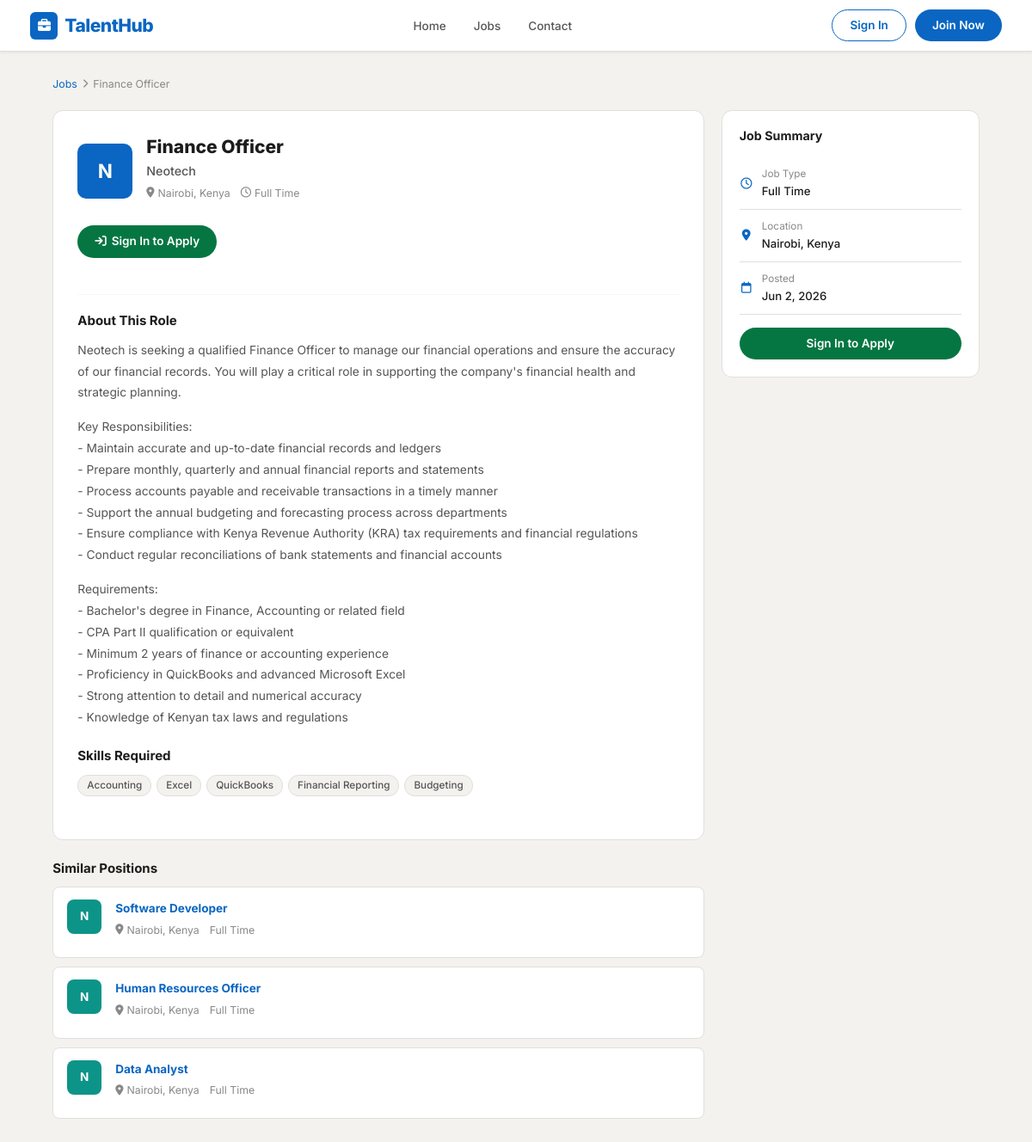
Screenshot of /jobs/12/ with the database file from the repository.
### job_seeker/models.py (models this page shows, shortened)
class Job(models.Model):
    staff = models.ForeignKey(User, related_name='jobs', on_delete=models.CASCADE, null=True)
    title = models.CharField(max_length=255)
    company = models.CharField(max_length=200, null=True, blank=True)
    location = models.CharField(max_length=255)
    description = models.TextField()
    skills_req = models.CharField(max_length=500, null=True, blank=True)
    job_type = models.CharField(max_length=30, choices=JOB_TYPES, default='Full Time', null=True)
    link = models.URLField(null=True, blank=True)
    salary = models.CharField(max_length=100, null=True, blank=True)
    slug = AutoSlugField(populate_from='title', unique=True, null=True)
    date_posted = models.DateTimeField(default=timezone.now)
    deadline = models.DateField(null=True, blank=True)
    def get_skills_list(self):
        if self.skills_req:
            return [s.strip() for s in self.skills_req.split(',') if s.strip()]
        return []

### job_seeker/views.py (the view)
# urls.py: path('jobs/<int:job_id>/', views.job_details, name='job-details'),
def job_details(request, job_id):
    job = get_object_or_404(Job, id=job_id)
    already_applied = False
    is_saved = False
    if request.user.is_authenticated:
        if request.user.user_type == User.APPLICANT:
            already_applied = Application.objects.filter(
                applicant__user=request.user, job=job
            ).exists()
            is_saved = SavedJobs.objects.filter(user=request.user, job=job).exists()
    similar_jobs = Job.objects.filter(job_type=job.job_type).exclude(id=job_id).order_by('-date_posted')[:3]
    applications = None
    if request.user.is_authenticated and request.user.user_type == User.STAFF:
        applications = Application.objects.filter(job=job).select_related('applicant__user')
    context = {
        'job': job,
        'already_applied': already_applied,
        'is_saved': is_saved,
        'similar_jobs': similar_jobs,
        'applications': applications,
        'skills_list': job.get_skills_list(),
    }
    return render(request, 'jobseeker/job_detail.html', context)

### templates/jobseeker/job_detail.html (shortened to what this page needs)
{% extends 'base.html' %}
{% block body %}
<div class="container" style="max-width:1100px;padding-top:28px;padding-bottom:40px;">
  <div class="th-breadcrumb">
    <a href="{% url 'posted-jobs' %}">Jobs</a>
    <i class="fa-solid fa-chevron-right"></i>
    <span>{{ job.title }}</span>
  </div>
  <div class="job-detail-grid">
    <div>
      <div class="job-detail-main">
        <div class="job-detail-header">
          <div class="job-detail-avatar av-blue">{{ job.company|first|upper|default:"N" }}</div>
          <div>
            <h1 class="job-detail-title">{{ job.title }}</h1>
            <div style="font-size:.95rem;color:var(--text-med);font-weight:500;">{{ job.company|default:"Neotech" }}</div>
            <div class="job-meta mt-1">
              <span><i class="fa-solid fa-location-dot"></i> {{ job.location }}</span>
              <span><i class="fa-regular fa-clock"></i> {{ job.job_type }}</span>
            </div>
          </div>
        </div>
        {% if user.is_authenticated and user.user_type == 'applicant' %}
          {% if already_applied %}
          <div class="th-alert th-alert-success mb-4">
            <i class="fa-solid fa-circle-check"></i>
            <span>You have already applied for this position.</span>
          </div>
          {% elif job.link %}
          <a href="{{ job.link }}" target="_blank" class="btn-success-th mb-4">
            <i class="fa-solid fa-arrow-up-right-from-square"></i> Apply on Company Website
          </a>
          {% else %}
          <a href="{% url 'apply-job' job.id %}" class="btn-success-th mb-4">
            <i class="fa-solid fa-paper-plane"></i> Apply Now
          </a>
          {% endif %}
        {% elif not user.is_authenticated %}
        <a href="{% url 'login' %}" class="btn-success-th mb-4">
          <i class="fa-solid fa-arrow-right-to-bracket"></i> Sign In to Apply
        </a>
        {% endif %}
        <hr class="divider">
        <div class="mb-4">
          <h3 style="font-size:1rem;font-weight:700;margin-bottom:12px;">About This Role</h3>
          <div style="font-size:.92rem;line-height:1.8;color:var(--text-med);">{{ job.description|linebreaks }}</div>
        </div>
        {% if skills_list %}
        <div class="mb-4">
          <h3 style="font-size:1rem;font-weight:700;margin-bottom:12px;">Skills Required</h3>
          <div class="job-skills">
            {% for skill in skills_list %}
            <span class="skill-tag">{{ skill }}</span>
            {% endfor %}
          </div>
        </div>
        {% endif %}
      </div>
      {% if similar_jobs %}
      <div class="mt-4">
        <h3 style="font-size:1rem;font-weight:700;margin-bottom:12px;">Similar Positions</h3>
        <div style="display:flex;flex-direction:column;gap:10px;">
          {% for sjob in similar_jobs %}
          <div class="job-card" style="padding:14px 16px;">
            <div class="job-company-avatar av-teal" style="width:40px;height:40px;font-size:.9rem;">{{ sjob.company|first|upper|default:"N" }}</div>
            <div class="job-body">
              <a href="{% url 'job-details' sjob.id %}" class="job-title" style="font-size:.9rem;">{{ sjob.title }}</a>
              <div class="job-meta"><span><i class="fa-solid fa-location-dot"></i> {{ sjob.location }}</span><span>{{ sjob.job_type }}</span></div>
            </div>
          </div>
          {% endfor %}
        </div>
      </div>
      {% endif %}
    </div>
    <div>
      <div class="job-detail-sidebar-card">
        <h3 style="font-size:.95rem;font-weight:700;margin-bottom:16px;">Job Summary</h3>
        <div class="job-summary-row"><i class="fa-regular fa-clock"></i><div><span class="label">Job Type</span><span class="value">{{ job.job_type }}</span></div></div>
        <div class="job-summary-row"><i class="fa-solid fa-location-dot"></i><div><span class="label">Location</span><span class="value">{{ job.location }}</span></div></div>
        <div class="job-summary-row"><i class="fa-regular fa-calendar"></i><div><span class="label">Posted</span><span class="value">{{ job.date_posted|date:"M j, Y" }}</span></div></div>
        {% if user.is_authenticated and user.user_type == 'applicant' %}
        <div class="mt-4">
          {% if already_applied %}
          <span class="badge-status badge-shortlisted" style="display:flex;width:100%;justify-content:center;padding:10px;"><i class="fa-solid fa-check me-1"></i>Already Applied</span>
          {% elif job.link %}
          <a href="{{ job.link }}" target="_blank" class="btn-success-th w-100 justify-content-center" style="display:flex;">Apply Externally</a>
          {% else %}
          <a href="{% url 'apply-job' job.id %}" class="btn-success-th w-100 justify-content-center" style="display:flex;"><i class="fa-solid fa-paper-plane me-2"></i>Apply Now</a>
          {% endif %}
          <form action="{% url 'save-job' job.slug %}?next={{ request.path }}" method="post" class="mt-2">
            {% csrf_token %}
            <button type="submit" class="save-btn w-100 justify-content-center" style="display:flex;{% if is_saved %}border-color:var(--primary);color:var(--primary);background:var(--primary-lt);{% endif %}">
              <i class="fa-{% if is_saved %}solid{% else %}regular{% endif %} fa-bookmark me-1"></i>{% if is_saved %}Saved{% else %}Save Job{% endif %}
            </button>
          </form>
        </div>
        {% elif not user.is_authenticated %}
        <a href="{% url 'login' %}?next={{ request.path }}" class="btn-success-th mt-3 w-100 justify-content-center" style="display:flex;">Sign In to Apply</a>
        {% endif %}
      </div>
    </div>
  </div>
</div>
{% endblock %}

### static/css/main.css (style rules this page uses)
:root { --primary: #0A66C2; --primary-dk: #084d93; --primary-lt: #e8f1fb; --success: #057642; --success-lt: #e8f4ed; --danger: #CC1016; --danger-lt: #fdf0f0; --warning: #E7A33E; --warning-lt: #fef7ec; --info: #0891b2; --info-lt: #e0f2f7; --bg: #F3F2EE; --white: #FFFFFF; --sidebar-bg: #FFFFFF; --sidebar-border: #E0DFDC; --text-dark: #1C1C1C; --text-med: #555555; --text-light: #888888; --border: #E0DFDC; --radius: 8px; --radius-lg: 12px; --radius-xl: 16px; --shadow-sm: 0 1px 3px rgba(0,0,0,.08); --shadow: 0 2px 8px rgba(0,0,0,.10); --shadow-lg: 0 8px 24px rgba(0,0,0,.12); --transition: all .2s ease; }
*, *::before, *::after { box-sizing: border-box; margin: 0; padding: 0; }
html, body { font-family: 'Inter', system-ui, -apple-system, sans-serif; font-size: 15px; line-height: 1.6; color: var(--text-med); background-color: var(--bg); scroll-behavior: smooth; }
h1, h2, h3, h4, h5, h6 { font-weight: 700; color: var(--text-dark); line-height: 1.3; }
a { color: var(--primary); text-decoration: none; transition: var(--transition); }
.btn-success-th { background: var(--success); color: var(--white) !important; border: none; padding: 8px 20px; border-radius: 20px; font-weight: 600; font-size: 0.9rem; cursor: pointer; display: inline-flex; align-items: center; gap: 6px; transition: var(--transition); }
.job-card { background: var(--white); border: 1px solid var(--border); border-radius: var(--radius); padding: 20px; display: flex; gap: 16px; align-items: flex-start; transition: var(--transition); position: relative; }
.job-company-avatar { width: 48px; height: 48px; border-radius: 8px; display: flex; align-items: center; justify-content: center; font-weight: 700; font-size: 1.2rem; color: white; flex-shrink: 0; text-transform: uppercase; }
.job-body { flex: 1; min-width: 0; }
.job-title { font-size: 1rem; font-weight: 700; color: var(--primary); margin-bottom: 4px; display: block; }
.job-meta { display: flex; flex-wrap: wrap; gap: 12px; font-size: 0.82rem; color: var(--text-light); margin-bottom: 8px; }
.job-meta span { display: flex; align-items: center; gap: 4px; }
.job-skills { display: flex; flex-wrap: wrap; gap: 6px; margin-bottom: 10px; }
.skill-tag { display: inline-block; padding: 2px 10px; background: var(--bg); border: 1px solid var(--border); border-radius: 12px; font-size: 0.78rem; color: var(--text-med); font-weight: 500; }
.job-detail-grid { display: grid; grid-template-columns: 1fr 300px; gap: 20px; align-items: start; }
.job-detail-main { background: var(--white); border: 1px solid var(--border); border-radius: var(--radius-lg); padding: 28px; }
.job-detail-header { display: flex; align-items: center; gap: 16px; margin-bottom: 20px; }
.job-detail-avatar { width: 64px; height: 64px; border-radius: 10px; display: flex; align-items: center; justify-content: center; font-weight: 700; font-size: 1.5rem; color: white; flex-shrink: 0; }
.job-detail-title { font-size: 1.4rem; font-weight: 800; margin-bottom: 4px; }
.job-detail-sidebar-card { background: var(--white); border: 1px solid var(--border); border-radius: var(--radius-lg); padding: 20px; position: sticky; top: 80px; }
.job-summary-row { display: flex; align-items: center; gap: 10px; padding: 10px 0; border-bottom: 1px solid var(--border); font-size: 0.88rem; }
.job-summary-row i { color: var(--primary); width: 16px; text-align: center; }
.job-summary-row .label { color: var(--text-light); font-size: 0.78rem; display: block; }
.job-summary-row .value { color: var(--text-dark); font-weight: 500; }
.th-breadcrumb { display: flex; align-items: center; gap: 6px; font-size: 0.82rem; color: var(--text-light); margin-bottom: 20px; flex-wrap: wrap; }
.th-breadcrumb a { color: var(--primary); }
.th-breadcrumb i { font-size: 0.7rem; }
.divider { border: none; border-top: 1px solid var(--border); margin: 20px 0; }
.av-blue { background: #0A66C2; }
.av-teal { background: #0d9488; }

### rows the page displays
Job: title "Finance Officer", company|first "N", company "Neotech", location "Nairobi, Kenya", job_type "Full Time", description "Neotech is seeking a qualified Finance Officer to manage our financial operations and ensure the accuracy of our financial records. You will play a critical role in supporting the company's financial health and strategic planning. Key Responsibilities: - Maintain accurate and up-to-date financial records and ledgers - Prepare monthly, quarterly and annual financial reports and statements - Process accounts payable and receivable transactions in a timely manner - Support the annual budgeting and forecasting process across departments - Ensure compliance with Kenya Revenue Authority (KRA) tax requirements and financial regulations - Conduct regular reconciliations of bank statements and…", date_posted "Jun 2, 2026"
Job: company|first "N", title "Software Developer", location "Nairobi, Kenya", job_type "Full Time"
Job: company|first "N", title "Human Resources Officer", location "Nairobi, Kenya", job_type "Full Time"
Job: company|first "N", title "Data Analyst", location "Nairobi, Kenya", job_type "Full Time"

### other values shown
{{ skill }} "Accounting" "Excel" "QuickBooks" "Financial Reporting" "Budgeting"
